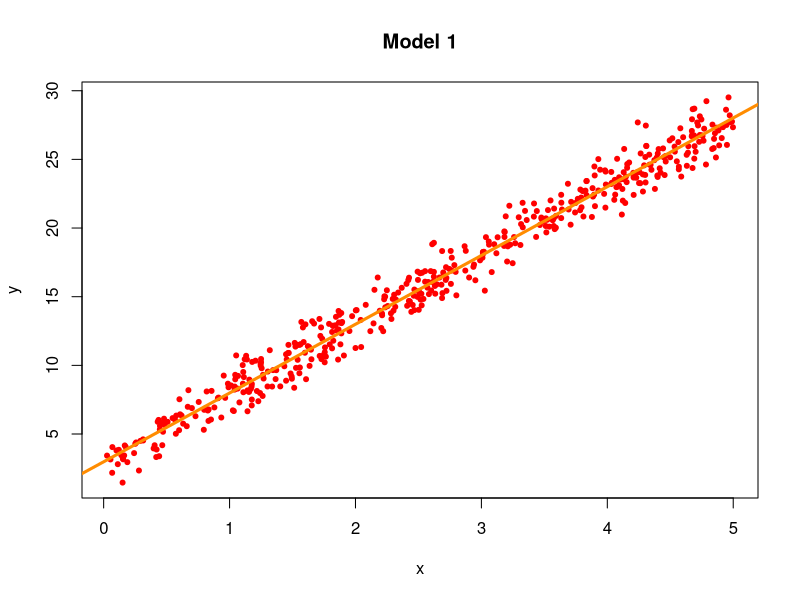
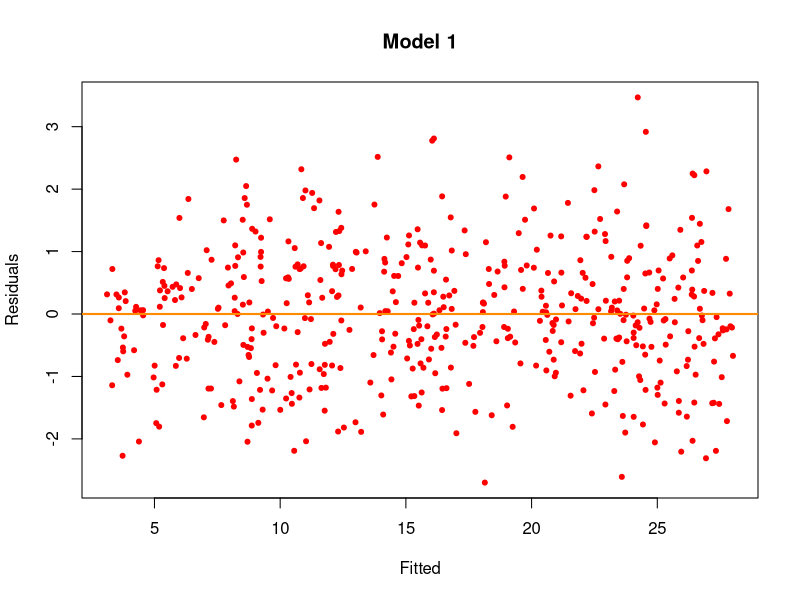
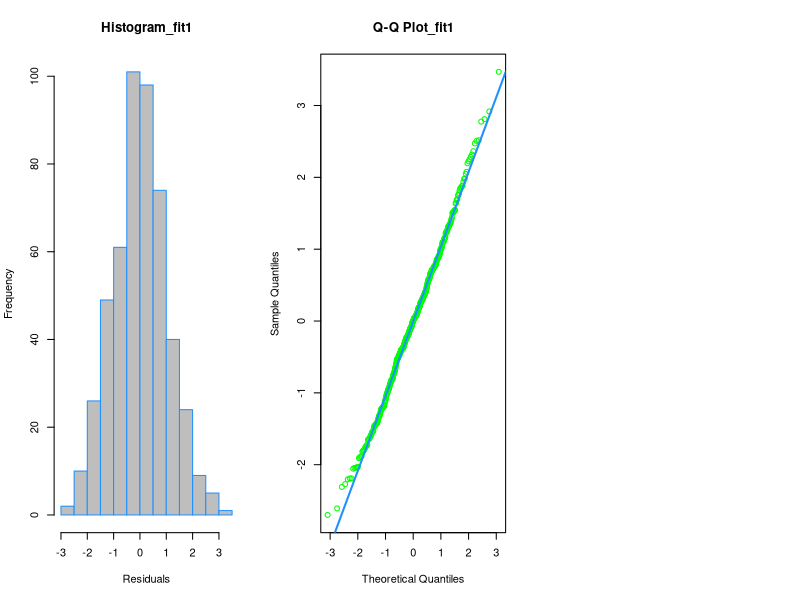
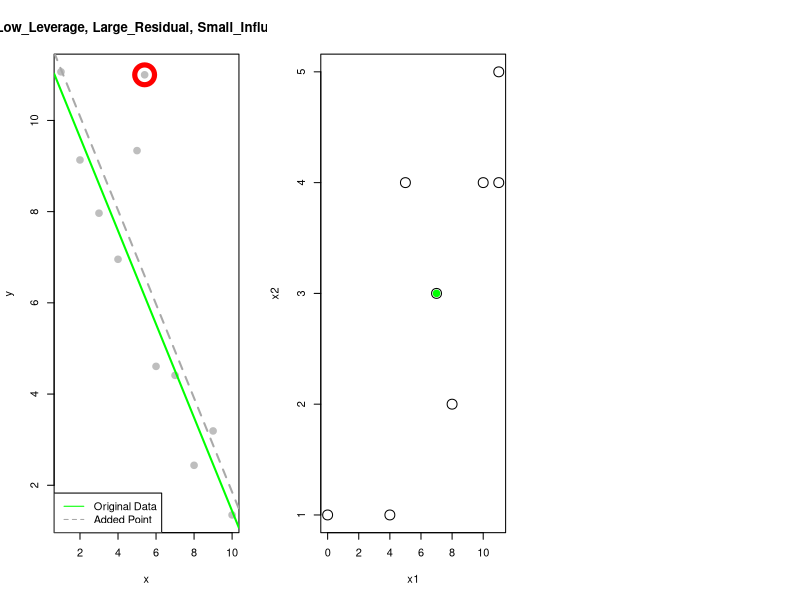

Write the R code that produced these figures, in order.
## ---- chunk 1
knitr::opts_chunk$set(echo = TRUE)
## ---- chunk 2
# Model Diagnostics
## Check the assumptions of
### y = 3 + 5x + ϵ, ϵ ~N (0,1)  * Will use this as example
sim_1 = function(sample_size = 500) {
  x = runif(n = sample_size) * 5
  y = 3 + 5 * x + rnorm(n = sample_size, mean = 0, sd = 1)
  data.frame(x, y)}

### y = 3 + 5x + ϵ, ϵ ~N (0,x^2)
sim_2 = function(sample_size = 500) {
  x = runif(n = sample_size) * 5
  y = 3 + 5 * x + rnorm(n = sample_size, mean = 0, sd = x)
  data.frame(x, y)}

### y = 3 + 5x + ϵ, ϵ ~N (0,25)
sim_3 = function(sample_size = 500) {
  x = runif(n = sample_size) * 5
  y = 3 + 5 * x ^ 2 + rnorm(n = sample_size, mean = 0, sd = 5)
  data.frame(x, y)}


## Check fitted vs residuals plot
### Set the seed
set.seed(35)
sim_data_1 = sim_1()
head(sim_data_1)

## Fitted plot
plot(y ~ x, data = sim_data_1, col = "red", pch = 20,
     main = "Model 1")
fit_1 = lm(y ~ x, data = sim_data_1)
abline(fit_1, col = "darkorange", lwd = 3)

## Fitted and residuals plot
plot(fitted(fit_1), resid(fit_1), col = "red", pch = 20,
     xlab = "Fitted", ylab = "Residuals", main = "Model 1")
abline(h = 0, col = "darkorange", lwd = 2)


## ---- chunk 3
# Histograms
par(mfrow = c(1, 3))

## Print the result
hist(resid(fit_1),
     xlab   = "Residuals",
     main   = "Histogram_fit1",
     col    = "gray",
     border = "dodgerblue",
     breaks = 20)

# Q-Q plots
qqnorm(resid(fit_1), main = "Q-Q Plot_fit1", col = "green")
qqline(resid(fit_1), col = "dodgerblue", lwd = 2)



## ---- chunk 4
# Shapiro_Wilk test
## Set the seed as 35
set.seed(35)

## Test the shapiro with 25
shapiro.test(rnorm(25))
   ### or
shapiro.test(rexp(25))
   ### or
shapiro.test(resid(fit_1))

## ---- chunk 5
# Chech the unusual observation
## Set the database
par(mfrow = c(1, 3))
set.seed(35)
ex_data  = data.frame(x = 1:10,
                      y = 10:1 + rnorm(n = 10))
ex_model = lm(y ~ x, data = ex_data)

# Check with a low leverage, large residual, small influence
point_1 = c(5.4, 11)
ex_data_1 = rbind(ex_data, point_1)
model_1 = lm(y ~ x, data = ex_data_1)
plot(y ~ x, data = ex_data_1, cex = 2, pch = 20, col = "grey",
     main = "Low_Leverage, Large_Residual, Small_Influence")
points(x = point_1[1], y = point_1[2], pch = 1, cex = 4, col = "red", lwd = 5)
abline(ex_model, col = "green", lwd = 2)
abline(model_1, lty = 2, col = "darkgray", lwd = 2)
legend("bottomleft", c("Original Data", "Added Point"),
       lty = c(1, 2), col = c("green", "darkgray"))


## ---- chunk 6
# Leverage_could have large influence 
## Determine the lev_1 with a df
lev_1 = data.frame(
  x1 = c(0, 11, 11, 7, 4, 10, 5, 8),
  x2 = c(1, 5, 4, 3, 1, 4, 4, 2),
  y  = c(11, 15, 13, 14, 0, 19, 16, 8))

## Print the result
plot(x2 ~ x1, data = lev_1, cex = 2)
points(7, 3, pch = 20, col = "green", cex = 2)


